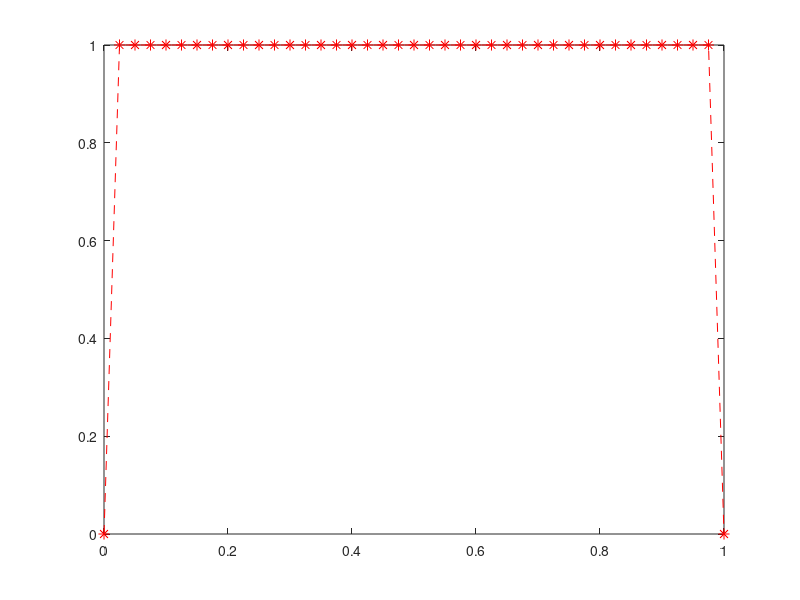

Source code (MATLAB): (Note: this script raises an error after producing the figure.)
function [U,UXT] = presentation_1

w = 10;
N = 40;
t = 2;

%Divide the interval into grid points
h = 1/N;
Nx = linspace(0,1,N+1);

%Peclet and mesh peclet number
MeshPe = (abs(w)*h)/2;

%Prep RHS vector f and solution vector u with boundary conditions
f = zeros(N-1,1);
u = zeros(N+1,1);

%Terms of the matrix given by centred approximations
a = 1/h^2 + w/(2*h);
b = 2/(h^2);
c = 1/(h^2) - w/(2*h);

%Form a tridiagonal matrix
A = spdiags([-a b -c],-1:1,N-1,N-1);

%Create time step and initial condition
tao = 0.2;
dt = h/t;
u_n = ones(N-1,1);

%Video maker
% v = VideoWriter("time_problems.avi");
% open(v)

%Colour gradient
% cmap = flip(copper(61),1);
% set(gca(),'ColorOrder',cmap)
% hold on


U = [];
UXT = [];

for n=0:1:(tao/dt)

    hold off
    
    %Plot approximate solution
    u(2:N) = u_n;
    plot(Nx,u,"*--",'MarkerSize',8, "Color", "r")
    U = [U ; transpose(u)];
    
    %Plot exact solution
    hold on
    uxt = exact_problem_II_static(w,N,t,n);
    plot(Nx, uxt, "Color", 'b', LineWidth=1)
    UXT = [UXT ; uxt];

    %Edit the graph
    axis([0 1 -1 1])
    grid on
    set(gca,'FontSize',18)
    title('Crank-Nicolson', ...
    ['w = ',num2str(w) ', h = ',num2str(h) ', t = ',num2str(dt*n)], 'FontSize',16);

    %Add frame to video
    % frame = getframe(gcf);
    % writeVideo(v,frame)

    pause(1)

    % if (0 <= n) && (n <= 1)
    %     %Update time step
    %     u_n1 = ((dt)^-1.*eye(N-1)+A)\(f+(dt)^-1.*u_n); %Implicit Euler Scheme
    %     u_n = u_n1;
    % else
    %     %Update time step
    %     DT = (dt)^-1.*eye(N-1);
    %     u_n1 = (DT+0.5.*A)\(f-(0.5.*A-DT)*u_n); %Crank-Nicolson scheme
    %     u_n = u_n1;
    % end

    DT = (dt)^-1.*eye(N-1);
    u_n1 = (DT+0.5.*A)\(f-(0.5.*A-DT)*u_n); %Crank-Nicolson scheme
    u_n = u_n1;

end


end

